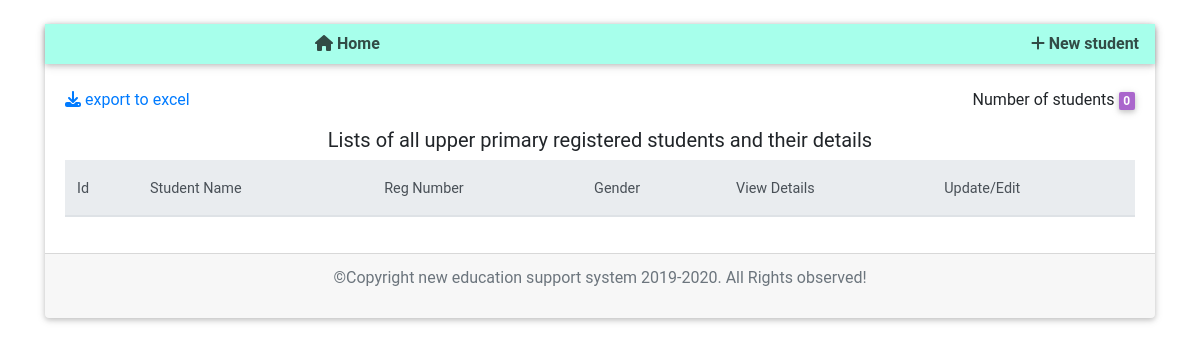
The page /home/upper-primary-grade-five/ on the database as committed earlier.
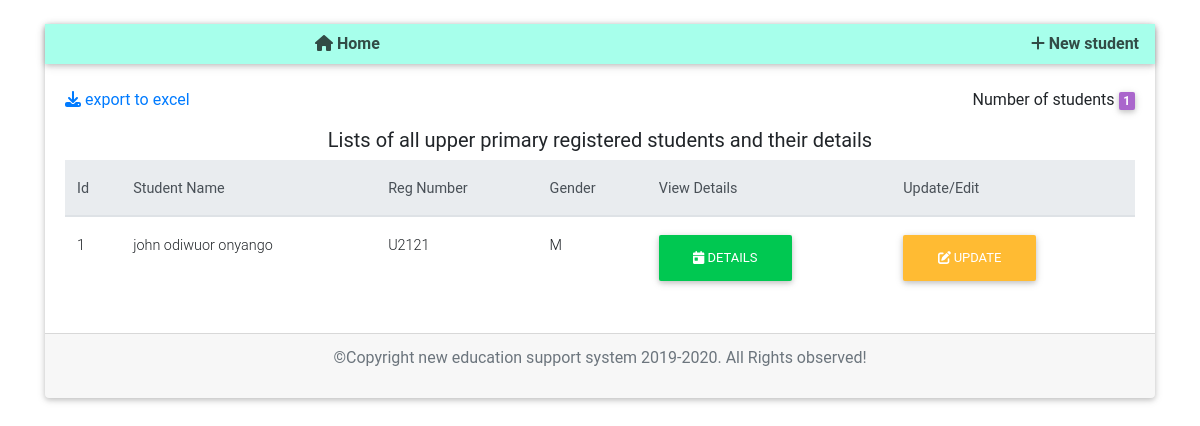
The same page on the database as committed later.
### school/models.py (models this page shows, shortened)
class Upper_primary_grade_5(models.Model):
    GENDER_CHOICES = (
        ('M', 'Male'),
        ('F', 'Female'),
    )
    UPPER_PRIMARY_CLASS = (
        ('Grade 5', 'Grade 5'),
    )
    name_regex = RegexValidator(regex=r"^[a-zA-Z\s]+$", message="Only characters are allowed for Student name.")
    phone_number_regex = RegexValidator(regex=r'(\+254)\s*?(\d{3})\s*?(\d{3})\s*?(\d{3})', message="invalid phone number, phone number should be in the format of +254")
    reg_regex = RegexValidator(regex=r'[U]\d{4}', message="Registration number should start with 'U' followed by 4 digits for upper primary otherwise invalid registration number.")
    student_name = models.CharField(validators=[name_regex], max_length=100)
    registration_number = models.CharField(validators=[reg_regex], max_length=50)
    student_class = models.CharField(max_length=15, choices=UPPER_PRIMARY_CLASS)
    student_gender = models.CharField(max_length=115, null=True, choices=GENDER_CHOICES)
    parent_name = models.CharField(max_length=100)
    phone_number = models.CharField(validators=[phone_number_regex], max_length=15, blank=True) # validators should be a list

### school/views.py (the view)
# urls.py: path('home/upper-primary-grade-five/', school_views.UpperPrimaryGradeFiveStudentsListView.as_view(), name='upper-primary-grade-five-list'),
class UpperPrimaryGradeFiveStudentsListView(ListView):
    model = Upper_primary_grade_5
    context_object_name = 'students'

### school/templates/school/upper_primary_grade_5_list.html (shortened to what this page needs)
 {% extends 'school/base.html'%}
 {% load static %}
 {% block content %}
<div class="container pt-4">
	<div class="card">
		<div class="mb-1 navbar navbar-light teal accent-1">
			<div><a href="{% url 'home' %}" data-toggle="tooltip" title="home menu" class="card-link"><i class="fas fa-home"></i> Home</a></div>
			<div><a href="{% url 'upper-primary-grade-five-list' %}" data-toggle="tooltip" title="register new student" class="card-link"><i class="fas fa-plus"></i> New student</a></div>
		</div>
		<div class="card-body">
		<div class="d-flex justify-content-between">
	    <a href="{% url 'upper-primary-export-excel' %}" class="card-link"><i class="fas fa-download"></i></i> export to excel</a>
		<p>Number of students <span class="badge badge-secondary">{{ students.count }}</span></p>
		</div>
		<table class="table" id="myTable">
		<h5 class="text-center">Lists of all upper primary registered students and their details</h5>
		<thead class="thead-light">
		<tr>
		<th>Id</th>
		<th>Student Name</th>
		<th>Reg Number</th>
		<th>Gender</th>
		<th>View Details</th>
		<th>Update/Edit</th>
		</tr>
		</thead>
		<tbody>
		{% for student in students %}
		<tr>
		<td>{{ student.id }}</td>
		<td>{{ student.student_name }}</td>
		<td> {{ student.registration_number }}</td>
		<td> {{ student.student_gender }}</td>
		<td><a href="{% url 'upper-primary-grade-five-details' student.id %}" data-toggle="tooltip" title="view student details" class="card-link btn btn-success"><i class="fas fa-calendar-day"></i> Details</a></td>
		<td><a href="{% url 'upper-primary-grade-five-update' student.id %}" data-toggle="tooltip" title="update student" class="card-link btn btn-warning"><i class="fas fa-edit"></i> Update</a></td>
		</tr>
		{% endfor %}
		</tbody>
        </table>
		</div>
		<div class="card-footer">
			<p class="text-center text-muted">&copy;Copyright new education support system 2019-2020. All Rights observed!</p>
		</div>
	</div>
</div>
{% endblock content%}

Rows that differ between the two databases and show on the page:
added Upper_primary_grade_5: id "1", student_name "john odiwuor onyango", registration_number "U2121", student_gender "M"
Other text that changed with them:
{{ students.count }}: "0" → "1"
